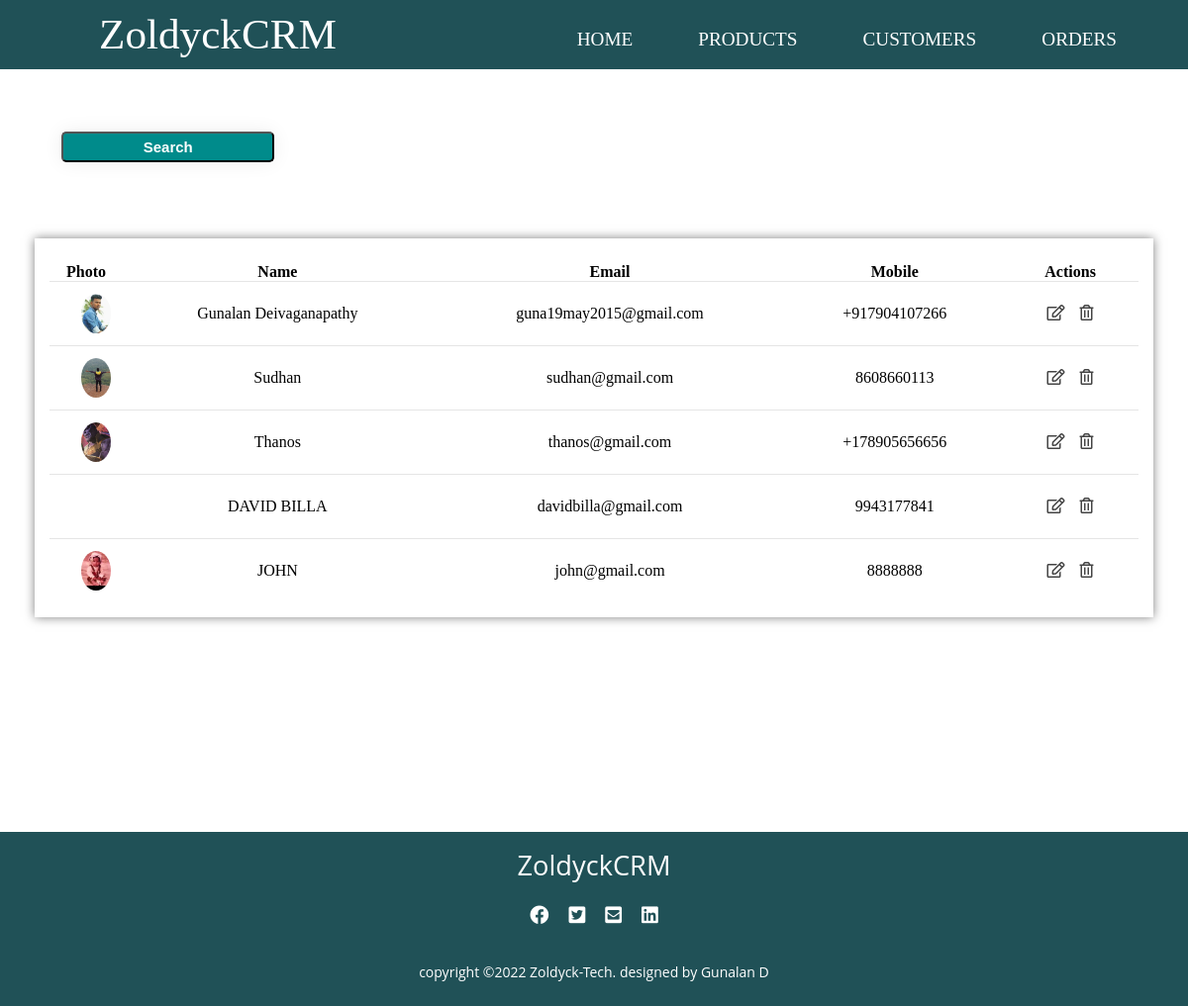
The app's page /customers/, older data.
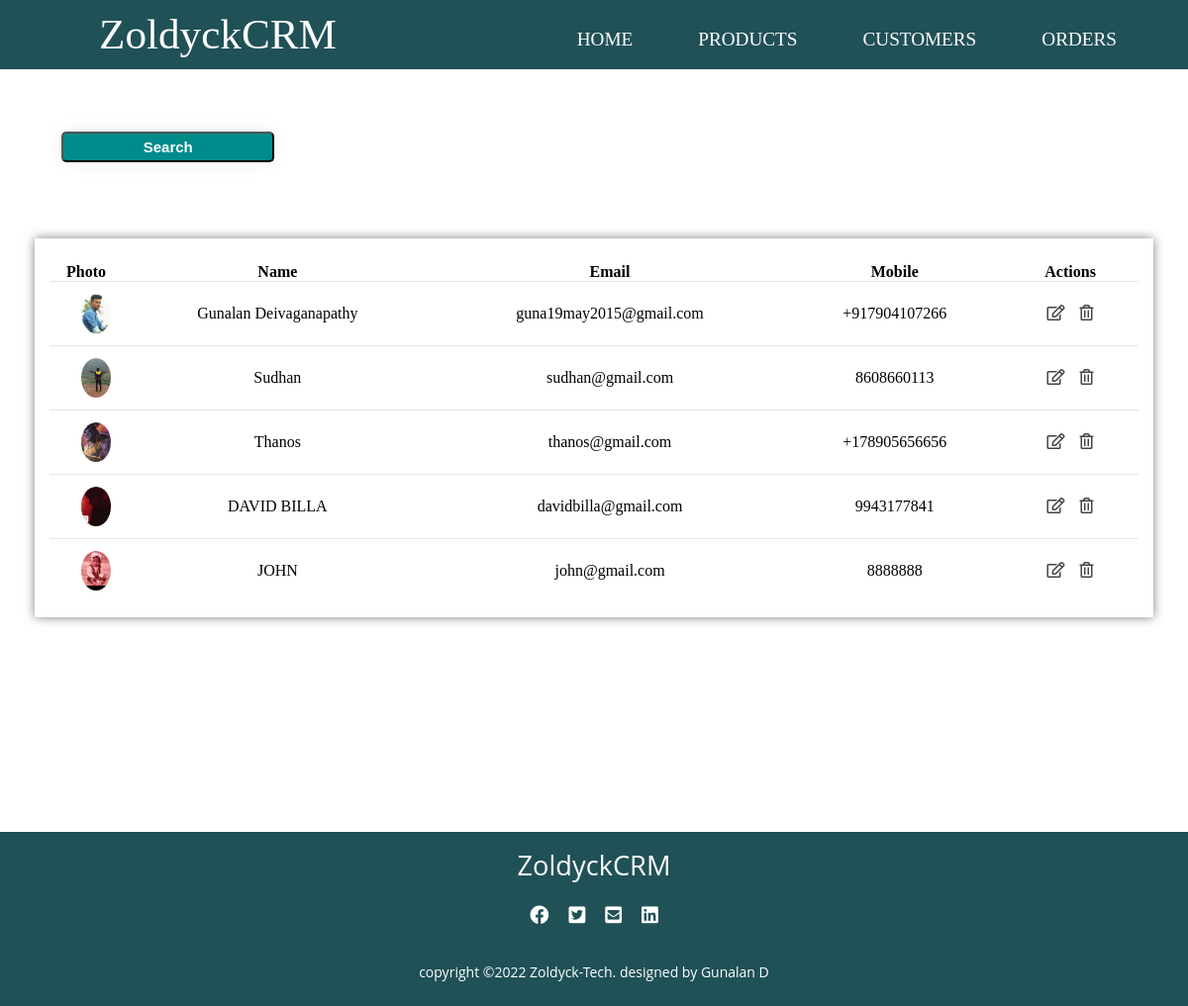
The same page, newer data.
### accounts/models.py (models this page shows, shortened)
class Customer(models.Model):
    customer_pic = models.ImageField(upload_to='customer_pics/', blank=True)
    customer_name = models.CharField(max_length=50, null= True)
    customer_email = models.CharField(max_length=200 , null= True)
    customer_mobile = models.CharField(max_length=50 , null= True)
    date_created = models.DateTimeField(auto_now_add=True , null= True)

### accounts/views.py (the view)
# urls.py: path('customers/', views.customers, name='customers'),
def customers(request):
    customers = Customer.objects.all()
    context = {
        'customers': customers
    }
    return render(request, 'accounts/customers.html',context)

### accounts/templates/accounts/customers.html
{% extends 'accounts/layout.html'%}
{% block content %}
<section>
    <div class="main">
        <div class="product-tables">
            <div class="button">
                <button class="crt-ser"><a href="">Search</a></button>
            </div>
            <div class="latest-products">
                <table class="cus-prod-customers">
                    <thead>
                        <tr>
                            <th>Photo</th>
                            <th>Name</th>
                            <th>Email</th>
                            <th>Mobile</th>
                            <th>Actions</th>
                        </tr>
                    </thead>
                    <tbody>
                        {% for cus in customers %}
                        <tr>
                            <td class="id-td">
                                <div class="img-box-small-cus">
                                    {% if cus.customer_pic %}
                                    <img src="{{ cus.customer_pic.url }}">
                                    {% endif %}
                                </div>
                            </td>
                            <td>{{ cus.customer_name }}</td>
                            <td>{{ cus.customer_email }}</td>
                            <td>{{ cus.customer_mobile }}</td>
                            <td>
                                <a href="{% url 'customer' cus.id %}"><i class="far fa-edit"></i></a>
                                <i class="far fa-trash-alt"></i>
                            </td>
                        </tr>
                        {% endfor %}
                    </tbody>
                </table>
            </div>
        </div>
    </div>
</section>
{% endblock %}

Row changes from the older to the newer data that the page shows:
changed Customer "DAVID BILLA": customer_pic: picture added
